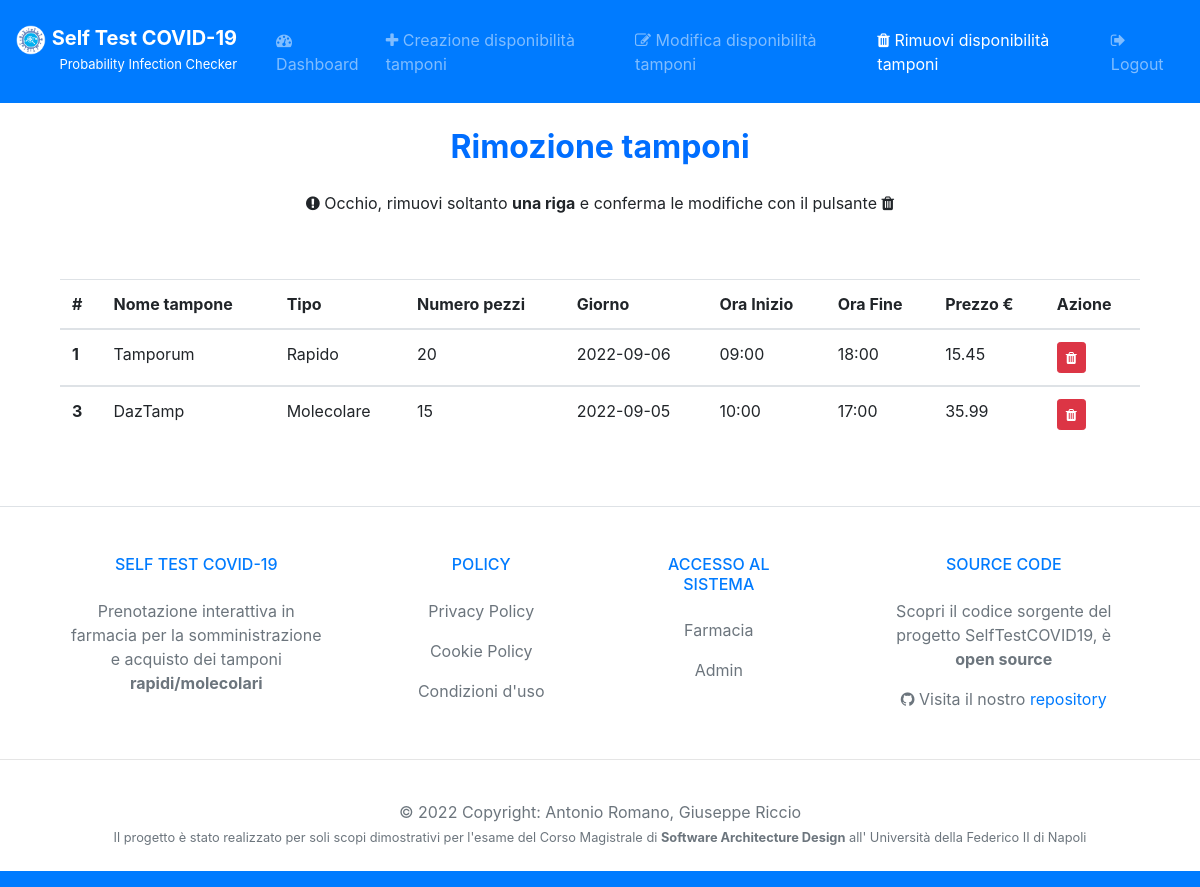
Before: /rimuoviDisponibilitaTamponi (signed in) with the older database file.
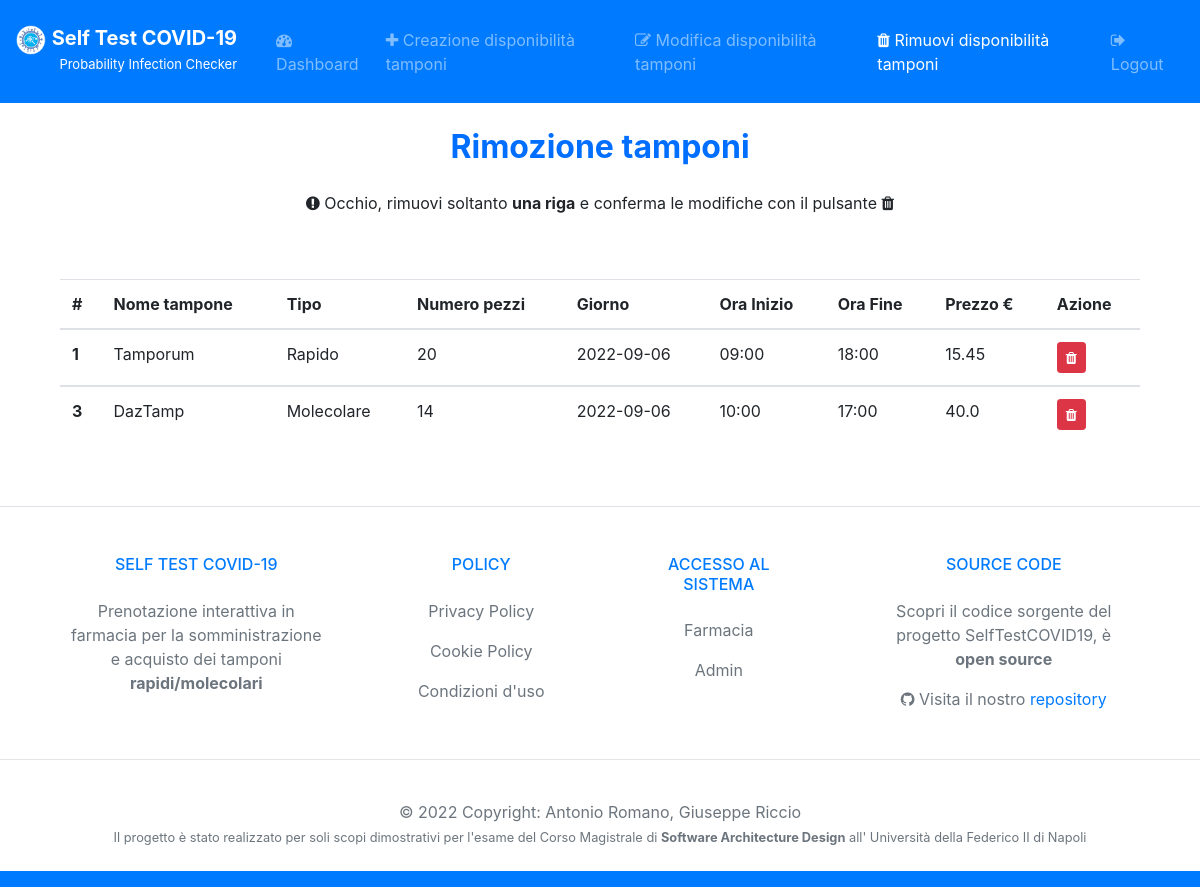
After: the same page with the newer database file.
### tables this page shows
CREATE TABLE `Tamponi` (
	ID INTEGER PRIMARY KEY AUTOINCREMENT,
	NomeTampone VARCHAR(50),
	Tipo VARCHAR(10),
	N_pezzi INTEGER,
	Giorno DATE,
	OraInizio TIME,
	OraFine TIME,
	Prezzo FLOAT,
	ID_Farmacia INTEGER,
	UNIQUE(NomeTampone,ID_Farmacia)
);

### controllers/GestioneDisponibilitàController.py (the view)
def rimozioneTamponi():
    msg = ""
    if 'loggedin' in session:
        connection = connectDB()
        tamponi = connection.execute('SELECT * FROM Tamponi WHERE ID_Farmacia = ?',(session['id'],)).fetchall()
        connection.close()
    else:
        return redirect('/loginFarmacia')
    return render_template('/FarmaciaView/rimozioneDisponibilitaTamponi.html', tamponi=tamponi, msg=msg)

### models/DB.py (called while the page is built)
def connectDB():
    connection = sqlite3.connect('./models/selftestcovid19.db')
    connection.row_factory = sqlite3.Row
    return connection

### templates/FarmaciaView/rimozioneDisponibilitaTamponi.html (shortened to what the changed rows need)
<!doctype html>
<html lang="it">
<head>
  <link rel="stylesheet" href="https://cdnjs.cloudflare.com/ajax/libs/font-awesome/4.7.0/css/font-awesome.min.css">
  <link rel="stylesheet" href="https://stackpath.bootstrapcdn.com/bootstrap/4.3.1/css/bootstrap.min.css">
</head>
<body>
  <div class="container">
    <center>
      <h2 class="text-center" style="margin: 25px;"><b><span style="color: #006eff;">
            Rimozione tamponi</span></b></h2>
      <div class="container">
        <div class="d-flex justify-content-center mt-5 table-responsive">
          <table class="table">
            <thead>
              <tr>
                <th scope="col">#</th>
                <th scope="col">Nome tampone </th>
                <th scope="col">Tipo</th>
                <th scope="col">Numero pezzi</th>
                <th scope="col">Giorno</th>
                <th scope="col">Ora Inizio</th>
                <th scope="col">Ora Fine</th>
                <th scope="col">Prezzo €</th>
                <th scope="col">Azione</th>
              </tr>
            </thead>
            <tbody>
              {% for tampone in tamponi %}
              <tr>
                <th scope="row">{{ tampone.ID }}</th>
                <td>{{ tampone.NomeTampone }}</td>
                <td>{{ tampone.Tipo }}</td>
                <td>{{ tampone.N_pezzi }}</td>
                <td>{{ tampone.Giorno }}</td>
                <td>{{ tampone.Orainizio }}</td>
                <td>{{ tampone.OraFine }}</td>
                <td>{{ tampone.Prezzo }}</td>
                <td>
                  <form action="{{ tampone.ID }}/rimuoviDisponibilitaTamponi" method="POST">
                    <button type="submit" class="btn btn-danger btn-sm"><i class="fa fa-trash"
                        aria-hidden="true"></i></button>
                  </form>
                </td>
              </tr>
            </tbody>
            {% endfor %}
          </table>
        </div>
      </div>
    </center>
  </div>
</body>
</body>
</html>

Changed rows visible on the page:
changed Tamponi "DazTamp": N_pezzi "15" → "14"; Giorno "2022-09-05" → "2022-09-06"; Prezzo "35.99" → "40.0"
